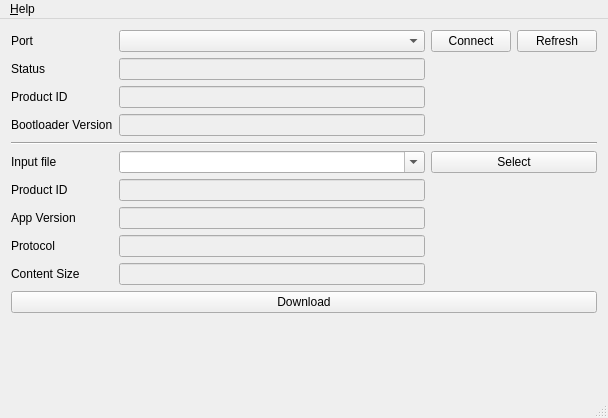
<?xml version="1.0" encoding="UTF-8"?>
<ui version="4.0">
 <class>MainWindow</class>
 <widget class="QMainWindow" name="MainWindow">
  <property name="geometry">
   <rect>
    <x>0</x>
    <y>0</y>
    <width>608</width>
    <height>418</height>
   </rect>
  </property>
  <property name="windowTitle">
   <string>BLControl</string>
  </property>
  <property name="windowIcon">
   <iconset resource="resources.qrc">
    <normaloff>:/app.ico</normaloff>:/app.ico</iconset>
  </property>
  <widget class="QWidget" name="centralWidget">
   <layout class="QGridLayout" name="gridLayout">
    <item row="0" column="2">
     <layout class="QHBoxLayout" name="horizontalLayout">
      <item>
       <widget class="QPushButton" name="connectButton">
        <property name="text">
         <string>Connect</string>
        </property>
       </widget>
      </item>
      <item>
       <widget class="QPushButton" name="refreshButton">
        <property name="text">
         <string>Refresh</string>
        </property>
       </widget>
      </item>
     </layout>
    </item>
    <item row="0" column="1">
     <widget class="QComboBox" name="portBox"/>
    </item>
    <item row="5" column="2">
     <widget class="QPushButton" name="inputFileButton">
      <property name="text">
       <string>Select</string>
      </property>
     </widget>
    </item>
    <item row="5" column="0">
     <widget class="QLabel" name="inputFileLabel">
      <property name="text">
       <string>Input file</string>
      </property>
     </widget>
    </item>
    <item row="3" column="0">
     <widget class="QLabel" name="bootloaderVersionLabel">
      <property name="text">
       <string>Bootloader Version</string>
      </property>
     </widget>
    </item>
    <item row="2" column="0">
     <widget class="QLabel" name="devProductIdLabel">
      <property name="text">
       <string>Product ID</string>
      </property>
     </widget>
    </item>
    <item row="9" column="1">
     <widget class="QLineEdit" name="sizeEdit">
      <property name="enabled">
       <bool>false</bool>
      </property>
     </widget>
    </item>
    <item row="9" column="0">
     <widget class="QLabel" name="label">
      <property name="text">
       <string>Content Size</string>
      </property>
     </widget>
    </item>
    <item row="8" column="1">
     <widget class="QLineEdit" name="protocolEdit">
      <property name="enabled">
       <bool>false</bool>
      </property>
     </widget>
    </item>
    <item row="0" column="0">
     <widget class="QLabel" name="portLabel">
      <property name="text">
       <string>Port</string>
      </property>
     </widget>
    </item>
    <item row="5" column="1">
     <widget class="QComboBox" name="inputFileBox">
      <property name="editable">
       <bool>true</bool>
      </property>
     </widget>
    </item>
    <item row="8" column="0">
     <widget class="QLabel" name="protocolLabel">
      <property name="text">
       <string>Protocol</string>
      </property>
     </widget>
    </item>
    <item row="7" column="1">
     <widget class="QLineEdit" name="appVersionEdit">
      <property name="enabled">
       <bool>false</bool>
      </property>
     </widget>
    </item>
    <item row="7" column="0">
     <widget class="QLabel" name="appVersionLabel">
      <property name="text">
       <string>App Version</string>
      </property>
     </widget>
    </item>
    <item row="6" column="1">
     <widget class="QLineEdit" name="productIdEdit">
      <property name="enabled">
       <bool>false</bool>
      </property>
     </widget>
    </item>
    <item row="6" column="0">
     <widget class="QLabel" name="productIdLabel">
      <property name="text">
       <string>Product ID</string>
      </property>
     </widget>
    </item>
    <item row="11" column="2">
     <spacer name="verticalSpacer">
      <property name="orientation">
       <enum>Qt::Vertical</enum>
      </property>
      <property name="sizeHint" stdset="0">
       <size>
        <width>20</width>
        <height>40</height>
       </size>
      </property>
     </spacer>
    </item>
    <item row="1" column="1">
     <widget class="QLineEdit" name="statusEdit">
      <property name="enabled">
       <bool>false</bool>
      </property>
     </widget>
    </item>
    <item row="1" column="0">
     <widget class="QLabel" name="statusLabel">
      <property name="text">
       <string>Status</string>
      </property>
     </widget>
    </item>
    <item row="4" column="0" colspan="3">
     <widget class="Line" name="line">
      <property name="orientation">
       <enum>Qt::Horizontal</enum>
      </property>
     </widget>
    </item>
    <item row="2" column="1">
     <widget class="QLineEdit" name="devProductIdEdit">
      <property name="enabled">
       <bool>false</bool>
      </property>
     </widget>
    </item>
    <item row="3" column="1">
     <widget class="QLineEdit" name="bootloaderVersionEdit">
      <property name="enabled">
       <bool>false</bool>
      </property>
      <property name="autoFillBackground">
       <bool>false</bool>
      </property>
      <property name="clearButtonEnabled">
       <bool>false</bool>
      </property>
     </widget>
    </item>
    <item row="10" column="0" colspan="3">
     <widget class="QPushButton" name="downloadButton">
      <property name="text">
       <string>Download</string>
      </property>
     </widget>
    </item>
   </layout>
  </widget>
  <widget class="QMenuBar" name="menuBar">
   <property name="geometry">
    <rect>
     <x>0</x>
     <y>0</y>
     <width>608</width>
     <height>27</height>
    </rect>
   </property>
   <widget class="QMenu" name="menuHelp">
    <property name="title">
     <string>&amp;Help</string>
    </property>
    <addaction name="actionAbout"/>
    <addaction name="actionAboutQt"/>
   </widget>
   <addaction name="menuHelp"/>
  </widget>
  <widget class="QStatusBar" name="statusBar"/>
  <action name="actionAbout">
   <property name="text">
    <string>&amp;About...</string>
   </property>
  </action>
  <action name="actionAboutQt">
   <property name="text">
    <string>About &amp;Qt...</string>
   </property>
  </action>
 </widget>
 <layoutdefault spacing="6" margin="11"/>
 <resources>
  <include location="resources.qrc"/>
 </resources>
 <connections/>
</ui>
